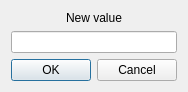
<?xml version="1.0" encoding="UTF-8"?>
<ui version="4.0">
 <class>UInt8Changer</class>
 <widget class="QDialog" name="UInt8Changer">
  <property name="geometry">
   <rect>
    <x>0</x>
    <y>0</y>
    <width>181</width>
    <height>85</height>
   </rect>
  </property>
  <property name="windowTitle">
   <string>Change usigned int 8 bits</string>
  </property>
  <property name="modal">
   <bool>true</bool>
  </property>
  <layout class="QVBoxLayout" name="verticalLayout">
   <item>
    <widget class="QLabel" name="label">
     <property name="text">
      <string>New value</string>
     </property>
     <property name="alignment">
      <set>Qt::AlignCenter</set>
     </property>
    </widget>
   </item>
   <item>
    <widget class="QLineEdit" name="newValue"/>
   </item>
   <item>
    <spacer name="verticalSpacer">
     <property name="orientation">
      <enum>Qt::Vertical</enum>
     </property>
     <property name="sizeHint" stdset="0">
      <size>
       <width>20</width>
       <height>40</height>
      </size>
     </property>
    </spacer>
   </item>
   <item>
    <widget class="QDialogButtonBox" name="buttonBox">
     <property name="orientation">
      <enum>Qt::Horizontal</enum>
     </property>
     <property name="standardButtons">
      <set>QDialogButtonBox::Cancel|QDialogButtonBox::Ok</set>
     </property>
     <property name="centerButtons">
      <bool>true</bool>
     </property>
    </widget>
   </item>
  </layout>
 </widget>
 <resources/>
 <connections>
  <connection>
   <sender>buttonBox</sender>
   <signal>accepted()</signal>
   <receiver>UInt8Changer</receiver>
   <slot>accept()</slot>
   <hints>
    <hint type="sourcelabel">
     <x>248</x>
     <y>254</y>
    </hint>
    <hint type="destinationlabel">
     <x>157</x>
     <y>274</y>
    </hint>
   </hints>
  </connection>
  <connection>
   <sender>buttonBox</sender>
   <signal>rejected()</signal>
   <receiver>UInt8Changer</receiver>
   <slot>reject()</slot>
   <hints>
    <hint type="sourcelabel">
     <x>316</x>
     <y>260</y>
    </hint>
    <hint type="destinationlabel">
     <x>286</x>
     <y>274</y>
    </hint>
   </hints>
  </connection>
 </connections>
</ui>
